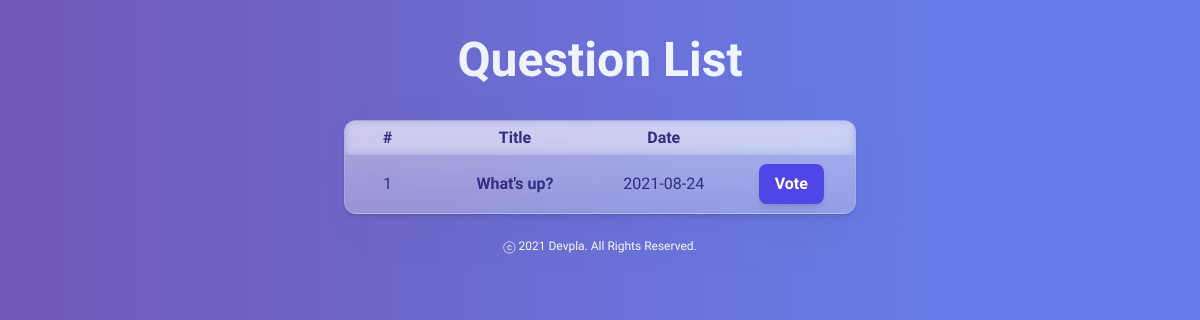
Before: /polls/ with the older database file.
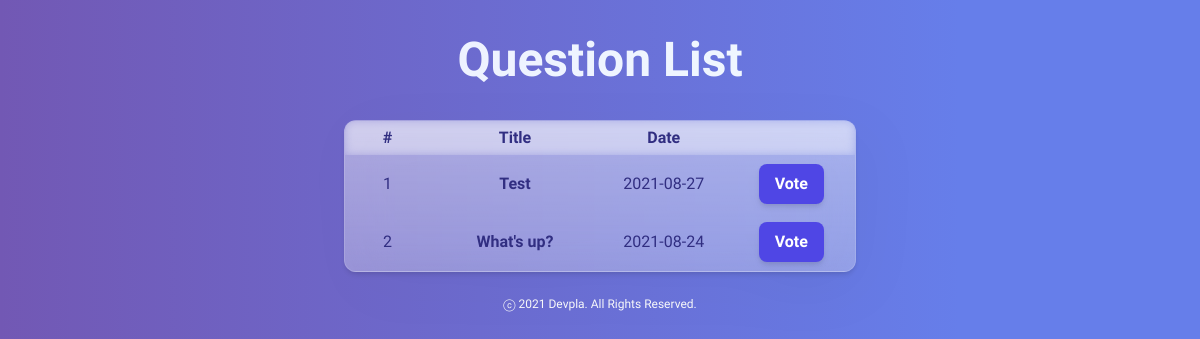
After: the same page with the newer database file.
### polls/models.py (models this page shows, shortened)
class Question(models.Model):
    question_text = models.CharField(max_length=200)
    pub_date = models.DateTimeField('date Published')

### polls/views.py (the view)
# urls.py: path('', views.IndexView.as_view(), name='index'),
class IndexView(generic.ListView):
    template_name = 'polls/index.html'
    context_object_name = 'latest_question_list'
    def get_queryset(self):
        return Question.objects.filter(
            pub_date__lte=timezone.now()
        ).order_by('-pub_date')[:5]

### polls/templates/polls/index.html (shortened to what this page needs)
<!doctype html>
<html lang="en">
<head>
  {% load static %}
  <link href="https://unpkg.com/tailwindcss@^2/dist/tailwind.min.css" rel="stylesheet">
  <link rel="stylesheet" type="text/css" href="{% static 'polls/style.css' %}">
</head>
<body class="my-bg">
  <div class="m-9 mx-auto text-5xl font-extrabold text-center">
    <span class="bg-clip-text text-transparent bg-gradient-to-r from-indigo-50 to-blue-50">
    </span>
  </div>
  <div class="my-6 max-w-lg mx-auto bg-white text-indigo-900 rounded-xl shadow-md space-x-4 my-box">
    <div>
      <table class="table-fixed text-center w-full">
        <thead>
        <tr class="thead-dark leading-loose my-th my-br">
            <th class="w-2/12">#</th>
            <th class="w-4/12">Title</th>
            <th class="w-3/12">Date</th>
            <th class="w-3/12"> </th>
        </tr>
        </thead>
        <tbody>
        {% if latest_question_list %}
        {% for question in latest_question_list %}
        <tr>
            <td>{{ forloop.counter }}</td>
            <td>
                <a class="font-bold" href="{% url 'polls:detail' question.id %}">{{ question.question_text }}</a>
            </td>
            <td>{{ question.pub_date | date:"Y-m-d"}}</td>
            <td>
                <a href="{% url 'polls:detail' question.id %}">
                  <button class="my-2 py-2 px-4 font-semibold rounded-lg shadow-md text-white bg-indigo-600 hover:bg-indigo-700">
                    Vote
                  </button>
                </a>
            </td>
        </tr>
        {% endfor %}
        {% else %}
        <tr>
            <td colspan="3">질문이 없습니다.</td>
        </tr>
        {% endif %}
        </tbody>
      </table>
    </div>
  </div>
<p class="text-center text-gray-50 text-xs">
  ⓒ 2021 Devpla. All Rights Reserved.
</p>
</body>
</html>

Changed rows visible on the page:
added Question: question_text "Test", pub_date "2021-08-27"
